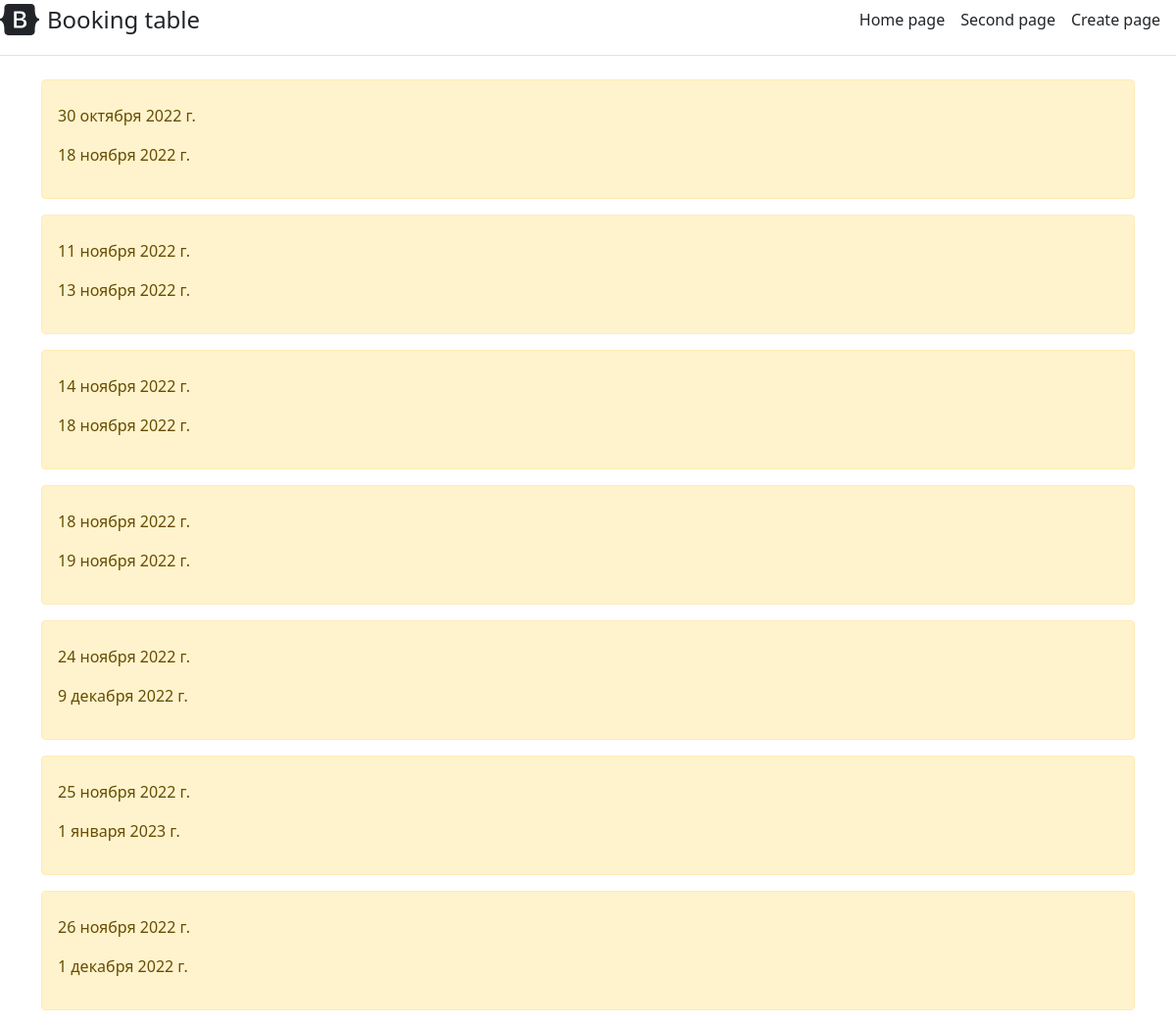
The page / on the database its author committed.
### main/models.py (models this page shows, shortened)
class Bookings(models.Model):
    id = models.IntegerField('id',primary_key=True)
    arrival = models.DateField('Заезд')
    departure = models.DateField('Выезд')
    first_name = models.CharField('Имя', default="", max_length=60)
    last_name = models.CharField('Фамилия', default="", max_length=60)
    property = models.ForeignKey('Properties', on_delete=models.PROTECT)
    adults = models.IntegerField('Кол-во взрослых')
    children = models.IntegerField('Кол-во детей')
    infants = models.IntegerField('Кол-во младенцев')
    pets = models.IntegerField('Кол-во питомцев')
    comment = models.TextField('Комментарий к бронированию', blank=True)
    class Meta:
        verbose_name = 'Бронирование'
        verbose_name_plural = 'Бронирования'

### main/views.py (the view)
# urls.py: path('', views.index, name='home'),
def index(request):
    bookings = Bookings.objects.order_by('arrival')
    return render(request, 'main/index.html', {'title': 'Главная',
                                               'bookings': bookings})

### main/templates/main/index.html (shortened to what this page needs)
{% extends 'main/base.html' %}
{% block content %}
    {% if bookings %}
        {% for el in bookings %}
            <div class="alert alert-warning mt-2">
                <p>{{ el.arrival }}</p>
                <p>{{ el.departure }}</p>
            </div>
        {% endfor %}
    {% else %}
        <p>Записей не найдено</p>
    {% endif %}
{% endblock %}

### main/templates/main/base.html (shortened to what this page needs)
{% load static %}
<!doctype html>
<html lang="en">
<head>
    <link rel="stylesheet" href="https://cdn.jsdelivr.net/npm/bootstrap@5.1.3/dist/css/bootstrap.min.css">
</head>
<body>
    <div class="d-flex flex-column flex-md-row align-items-center pb-3 mb-4 border-bottom">
      <a href="/" class="d-flex align-items-center text-dark text-decoration-none">
        <span class="fs-4">Booking table</span>
      </a>
      <nav class="d-inline-flex mt-2 mt-md-0 ms-md-auto">
        <a class="me-3 py-2 text-dark text-decoration-none" href="{% url 'home' %}">Home page</a>
        <a class="me-3 py-2 text-dark text-decoration-none" href="{% url 'secta' %}">Second page</a>
        <a class="me-3 py-2 text-dark text-decoration-none" href="{% url 'create' %}">Create page</a>
      </nav>
    </div>
<div class="container">{% block content %}{% endblock %}</div>
</body>
</html>

### rows shown on the page
Bookings: arrival "30 октября 2022 г.", departure "18 ноября 2022 г."
Bookings: arrival "11 ноября 2022 г.", departure "13 ноября 2022 г."
Bookings: arrival "14 ноября 2022 г.", departure "18 ноября 2022 г."
Bookings: arrival "18 ноября 2022 г.", departure "19 ноября 2022 г."
Bookings: arrival "24 ноября 2022 г.", departure "9 декабря 2022 г."
Bookings: arrival "25 ноября 2022 г.", departure "1 января 2023 г."
Bookings: arrival "26 ноября 2022 г.", departure "1 декабря 2022 г."
